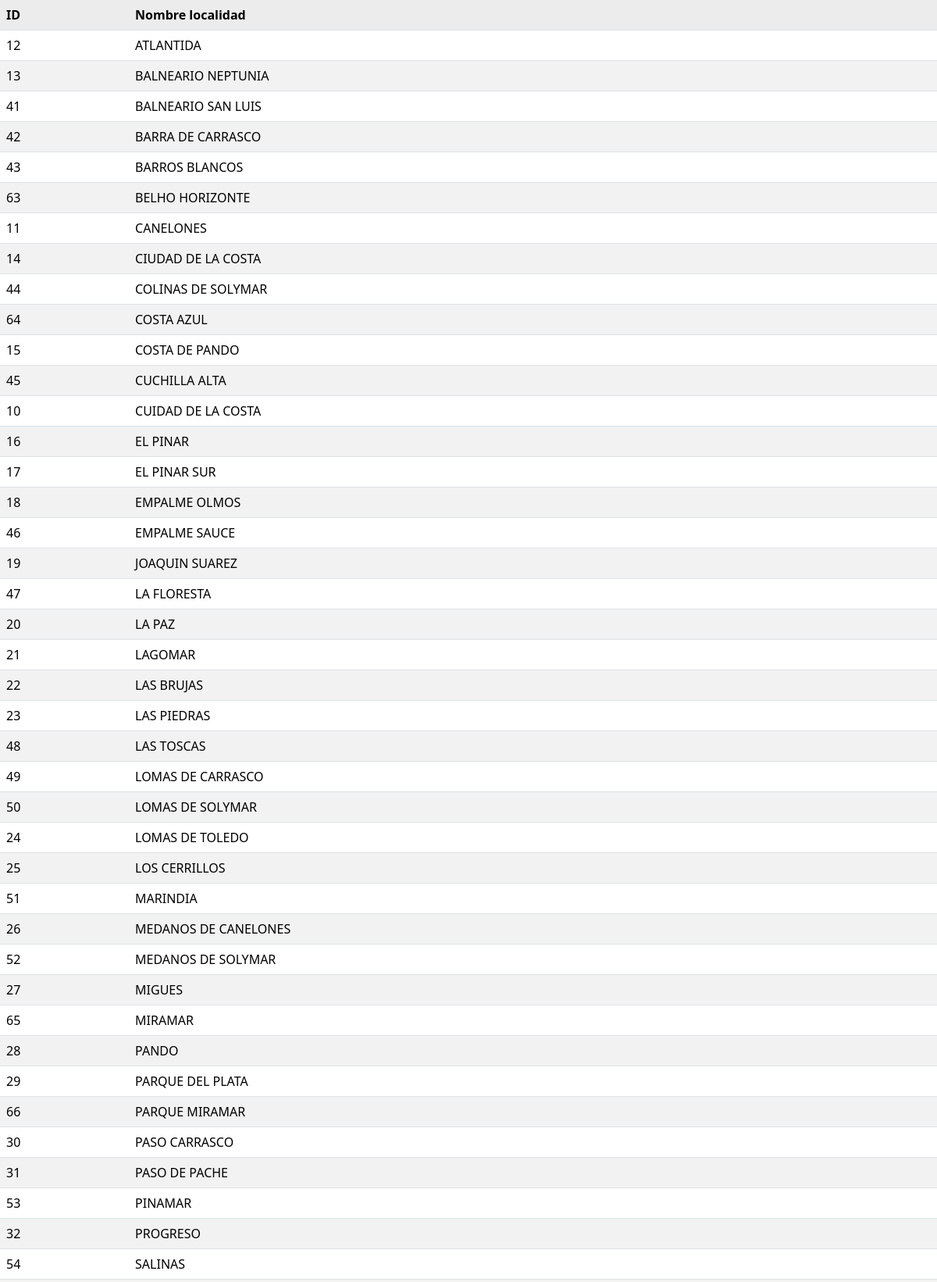
The page /base-datos/localidades-ver.php?dptcod=2 (upper part) on the database its author committed.
### tables this page shows
CREATE TABLE `localidades` (
  `Locid` int(3) DEFAULT NULL,
  `Dptcod` int(2) DEFAULT NULL,
  `LocNom` varchar(30) DEFAULT NULL
);

### base-datos/localidades-ver.php (the view, shortened to what this page needs)
<?php
extract($_GET, EXTR_OVERWRITE);
require('./db.php');
?>
<html>
<head>
<link href='/bootstrap-5.3.8-dist/css/bootstrap.css' rel='stylesheet' type='text/css'>
</head>
<body>
<table class='table table-hover table-striped'>
<tr>
	<th>ID</th>
	<th>Nombre localidad</th>
</tr>
<?php
$sql = "SELECT * FROM localidades WHERE Dptcod='".$dptcod."' ORDER BY LocNom";
$result = mysqli_query($conn, $sql);
while($row = mysqli_fetch_array($result, MYSQLI_ASSOC)){
	echo "<tr>\n";
	echo "<td>".$row['Locid']."</td>\n";
	echo "<td>".$row['LocNom']."</td>\n";
	echo "</tr>\n";
}
?>
</table>
</body>
</html>

### rows shown on the page
localidades: Locid "12", LocNom "ATLANTIDA"
localidades: Locid "13", LocNom "BALNEARIO NEPTUNIA"
localidades: Locid "41", LocNom "BALNEARIO SAN LUIS"
localidades: Locid "42", LocNom "BARRA DE CARRASCO"
localidades: Locid "43", LocNom "BARROS BLANCOS"
localidades: Locid "63", LocNom "BELHO HORIZONTE"
localidades: Locid "11", LocNom "CANELONES"
localidades: Locid "14", LocNom "CIUDAD DE LA COSTA"
localidades: Locid "44", LocNom "COLINAS DE SOLYMAR"
localidades: Locid "64", LocNom "COSTA AZUL"
localidades: Locid "15", LocNom "COSTA DE PANDO"
localidades: Locid "45", LocNom "CUCHILLA ALTA"
localidades: Locid "10", LocNom "CUIDAD DE LA COSTA"
localidades: Locid "16", LocNom "EL PINAR"
localidades: Locid "17", LocNom "EL PINAR SUR"
localidades: Locid "18", LocNom "EMPALME OLMOS"
localidades: Locid "46", LocNom "EMPALME SAUCE"
localidades: Locid "19", LocNom "JOAQUIN SUAREZ"
localidades: Locid "47", LocNom "LA FLORESTA"
localidades: Locid "20", LocNom "LA PAZ"
localidades: Locid "21", LocNom "LAGOMAR"
localidades: Locid "22", LocNom "LAS BRUJAS"
localidades: Locid "23", LocNom "LAS PIEDRAS"
localidades: Locid "48", LocNom "LAS TOSCAS"
localidades: Locid "49", LocNom "LOMAS DE CARRASCO"
localidades: Locid "50", LocNom "LOMAS DE SOLYMAR"
localidades: Locid "24", LocNom "LOMAS DE TOLEDO"
localidades: Locid "25", LocNom "LOS CERRILLOS"
localidades: Locid "51", LocNom "MARINDIA"
localidades: Locid "26", LocNom "MEDANOS DE CANELONES"
localidades: Locid "52", LocNom "MEDANOS DE SOLYMAR"
localidades: Locid "27", LocNom "MIGUES"
localidades: Locid "65", LocNom "MIRAMAR"
localidades: Locid "28", LocNom "PANDO"
localidades: Locid "29", LocNom "PARQUE DEL PLATA"
localidades: Locid "66", LocNom "PARQUE MIRAMAR"
localidades: Locid "30", LocNom "PASO CARRASCO"
localidades: Locid "31", LocNom "PASO DE PACHE"
localidades: Locid "53", LocNom "PINAMAR"
localidades: Locid "32", LocNom "PROGRESO"
localidades: Locid "54", LocNom "SALINAS"
